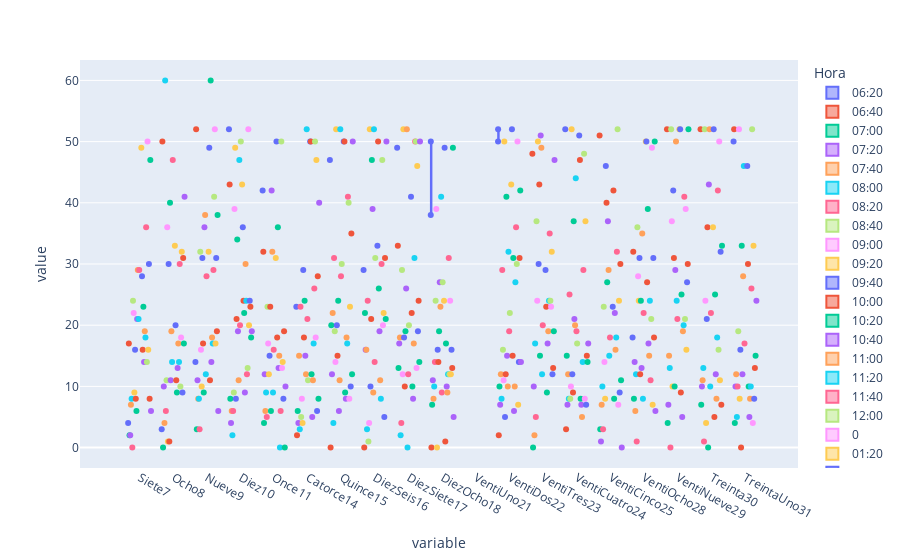

Notebook cell for this chart:
### Code cell
fig1.show()

### Figure 1 — Plotly figure (JSON) as saved in the notebook; plotly's stock layout.template omitted (floating-point values rounded to 4 significant figures)
{"data": [{"alignmentgroup": "True", "boxpoints": "all", "hovertemplate": "Hora=06:20<br>variable=%{x}<br>value=%{y}<extra></extra>", "legendgroup": "06:20", "marker": {"color": "#636efa"}, "name": "06:20", "notched": false, "offsetgroup": "06:20", "orientation": "v", "showlegend": true, "type": "box", "x": ["Siete7", "Siete7", "Ocho8", "Ocho8", "Nueve9", "Nueve9", "Diez10", "Diez10", "Once11", "Once11", "Catorce14", "Catorce14", "Quince15", "Quince15", "DiezSeis16", "DiezSeis16", "DiezSiete17", "DiezSiete17", "DiezOcho18", "DiezOcho18", "VentiUno21", "VentiUno21", "VentiDos22", "VentiDos22", "VentiTres23", "VentiTres23", "VentiCuatro24", "VentiCuatro24", "VentiCinco25", "VentiCinco25", "VentiOcho28", "VentiOcho28", "VentiNueve29", "VentiNueve29", "Treinta30", "Treinta30", "TreintaUno31", "TreintaUno31"], "x0": " ", "xaxis": "x", "y": [null, 4, null, 3, null, 14, null, 52, null, 42, 23, null, 47, null, 29, null, 49, null, 38, 50, null, null, 52, 50, null, null, 52, null, null, null, null, 18, null, null, null, null, null, 50], "y0": " ", "yaxis": "y"}, {"alignmentgroup": "True", "boxpoints": "all", "hovertemplate": "Hora=06:40<br>variable=%{x}<br>value=%{y}<extra></extra>", "legendgroup": "06:40", "marker": {"color": "#EF553B"}, "name": "06:40", "notched": false, "offsetgroup": "06:40", "orientation": "v", "showlegend": true, "type": "box", "x": ["Siete7", "Siete7", "Ocho8", "Ocho8", "Nueve9", "Nueve9", "Diez10", "Diez10", "Once11", "Once11", "Catorce14", "Catorce14", "Quince15", "Quince15", "DiezSeis16", "DiezSeis16", "DiezSiete17", "DiezSiete17", "DiezOcho18", "DiezOcho18", "VentiUno21", "VentiUno21", "VentiDos22", "VentiDos22", "VentiTres23", "VentiTres23", "VentiCuatro24", "VentiCuatro24", "VentiCinco25", "VentiCinco25", "VentiOcho28", "VentiOcho28", "VentiNueve29", "VentiNueve29", "Treinta30", "Treinta30", "TreintaUno31", "TreintaUno31"], "x0": " ", "xaxis": "x", "y": [17, null, 50, null, 52, null, 43, null, 32, null, 2, null, 0, null, 0, null, 33, null, 0, null, null, null, 2, null, 48, null, 3, null, 51, null, 32, null, 52, null, 52, null, 52, null], "y0": " ", "yaxis": "y"}, {"alignmentgroup": "True", "boxpoints": "all", "hovertemplate": "Hora=07:00<br>variable=%{x}<br>value=%{y}<extra></extra>", "legendgroup": "07:00", "marker": {"color": "#00cc96"}, "name": "07:00", "notched": false, "offsetgroup": "07:00", "orientation": "v", "showlegend": true, "type": "box", "x": ["Siete7", "Ocho8", "Nueve9", "Diez10", "Once11", "Catorce14", "Quince15", "DiezSeis16", "DiezSiete17", "DiezOcho18", "VentiUno21", "VentiDos22", "VentiTres23", "VentiCuatro24", "VentiCinco25", "VentiOcho28", "VentiNueve29", "Treinta30", "TreintaUno31"], "x0": " ", "xaxis": "x", "y": [2, 0, 3, 8, 4, 6, 20, 22, 13, 7, null, 10, 0, 15, 3, 8, 4, 7, 4], "y0": " ", "yaxis": "y"}, {"alignmentgroup": "True", "boxpoints": "all", "hovertemplate": "Hora=07:20<br>variable=%{x}<br>value=%{y}<extra></extra>", "legendgroup": "07:20", "marker": {"color": "#ab63fa"}, "name": "07:20", "notched": false, "offsetgroup": "07:20", "orientation": "v", "showlegend": true, "type": "box", "x": ["Siete7", "Ocho8", "Nueve9", "Diez10", "Once11", "Catorce14", "Quince15", "DiezSeis16", "DiezSiete17", "DiezOcho18", "VentiUno21", "VentiDos22", "VentiTres23", "VentiCuatro24", "VentiCinco25", "VentiOcho28", "VentiNueve29", "Treinta30", "TreintaUno31"], "x0": " ", "xaxis": "x", "y": [2, 10, 11, 4, 12, 4, 12, 16, 17, 11, null, 7, 10, 7, 1, 14, 7, 10, 10], "y0": " ", "yaxis": "y"}, {"alignmentgroup": "True", "boxpoints": "all", "hovertemplate": "Hora=07:40<br>variable=%{x}<br>value=%{y}<extra></extra>", "legendgroup": "07:40", "marker": {"color": "#FFA15A"}, "name": "07:40", "notched": false, "offsetgroup": "07:40", "orientation": "v", "showlegend": true, "type": "box", "x": ["Siete7", "Ocho8", "Nueve9", "Diez10", "Once11", "Catorce14", "Quince15", "DiezSeis16", "DiezSiete17", "DiezOcho18", "VentiUno21", "VentiDos22", "VentiTres23", "VentiCuatro24", "VentiCinco25", "VentiOcho28", "VentiNueve29", "Treinta30", "TreintaUno31"], "x0": " ", "xaxis": "x", "y": [7, 4, 8, 6, 6, 15, 22, 16, 18, 8, null, 12, 2, 12, 7, 6, 15, 11, 12], "y0": " ", "yaxis": "y"}, {"alignmentgroup": "True", "boxpoints": "all", "hovertemplate": "Hora=08:00<br>variable=%{x}<br>value=%{y}<extra></extra>", "legendgroup": "08:00", "marker": {"color": "#19d3f3"}, "name": "08:00", "notched": false, "offsetgroup": "08:00", "orientation": "v", "showlegend": true, "type": "box", "x": ["Siete7", "Ocho8", "Nueve9", "Diez10", "Once11", "Catorce14", "Quince15", "DiezSeis16", "DiezSiete17", "DiezOcho18", "VentiUno21", "VentiDos22", "VentiTres23", "VentiCuatro24", "VentiCinco25", "VentiOcho28", "VentiNueve29", "Treinta30", "TreintaUno31"], "x0": " ", "xaxis": "x", "y": [8, 60, 8, 2, 9, 3, 4, 3, 2, 10, null, 8, 17, 8, 10, 12, 13, 13, 5], "y0": " ", "yaxis": "y"}, {"alignmentgroup": "True", "boxpoints": "all", "hovertemplate": "Hora=08:20<br>variable=%{x}<br>value=%{y}<extra></extra>", "legendgroup": "08:20", "marker": {"color": "#FF6692"}, "name": "08:20", "notched": false, "offsetgroup": "08:20", "orientation": "v", "showlegend": true, "type": "box", "x": ["Siete7", "Ocho8", "Nueve9", "Diez10", "Once11", "Catorce14", "Quince15", "DiezSeis16", "DiezSiete17", "DiezOcho18", "VentiUno21", "VentiDos22", "VentiTres23", "VentiCuatro24", "VentiCinco25", "VentiOcho28", "VentiNueve29", "Treinta30", "TreintaUno31"], "x0": " ", "xaxis": "x", "y": [0, 6, 3, 6, 5, 23, 31, 24, 4, 14, null, 29, 5, 25, 3, 1, 0, 1, 10], "y0": " ", "yaxis": "y"}, {"alignmentgroup": "True", "boxpoints": "all", "hovertemplate": "Hora=08:40<br>variable=%{x}<br>value=%{y}<extra></extra>", "legendgroup": "08:40", "marker": {"color": "#B6E880"}, "name": "08:40", "notched": false, "offsetgroup": "08:40", "orientation": "v", "showlegend": true, "type": "box", "x": ["Siete7", "Ocho8", "Nueve9", "Diez10", "Once11", "Catorce14", "Quince15", "DiezSeis16", "DiezSiete17", "DiezOcho18", "VentiUno21", "VentiDos22", "VentiTres23", "VentiCuatro24", "VentiCinco25", "VentiOcho28", "VentiNueve29", "Treinta30", "TreintaUno31"], "x0": " ", "xaxis": "x", "y": [24, 11, 32, 9, 23, 5, 19, 1, 29, 24, null, 16, 37, 8, 23, 36, 52, 52, 19], "y0": " ", "yaxis": "y"}, {"alignmentgroup": "True", "boxpoints": "all", "hovertemplate": "Hora=09:00<br>variable=%{x}<br>value=%{y}<extra></extra>", "legendgroup": "09:00", "marker": {"color": "#FF97FF"}, "name": "09:00", "notched": false, "offsetgroup": "09:00", "orientation": "v", "showlegend": true, "type": "box", "x": ["Siete7", "Ocho8", "Nueve9", "Diez10", "Once11", "Catorce14", "Quince15", "DiezSeis16", "DiezSiete17", "DiezOcho18", "VentiUno21", "VentiDos22", "VentiTres23", "VentiCuatro24", "VentiCinco25", "VentiOcho28", "VentiNueve29", "Treinta30", "TreintaUno31"], "x0": " ", "xaxis": "x", "y": [22, 36, 16, 39, 17, 8, 14, 4, 12, 39, null, 11, 24, 10, 14, 28, 37, 24, 52], "y0": " ", "yaxis": "y"}, {"alignmentgroup": "True", "boxpoints": "all", "hovertemplate": "Hora=09:20<br>variable=%{x}<br>value=%{y}<extra></extra>", "legendgroup": "09:20", "marker": {"color": "#FECB52"}, "name": "09:20", "notched": false, "offsetgroup": "09:20", "orientation": "v", "showlegend": true, "type": "box", "x": ["Siete7", "Ocho8", "Nueve9", "Diez10", "Once11", "Catorce14", "Quince15", "DiezSeis16", "DiezSiete17", "DiezOcho18", "VentiUno21", "VentiDos22", "VentiTres23", "VentiCuatro24", "VentiCinco25", "VentiOcho28", "VentiNueve29", "Treinta30", "TreintaUno31"], "x0": " ", "xaxis": "x", "y": [9, 1, 10, 49, 12, 4, 52, 52, 52, 0, null, 50, 50, 52, 8, 24, 10, 4, 8], "y0": " ", "yaxis": "y"}, {"alignmentgroup": "True", "boxpoints": "all", "hovertemplate": "Hora=09:40<br>variable=%{x}<br>value=%{y}<extra></extra>", "legendgroup": "09:40", "marker": {"color": "#636efa"}, "name": "09:40", "notched": false, "offsetgroup": "09:40", "orientation": "v", "showlegend": true, "type": "box", "x": ["Siete7", "Ocho8", "Nueve9", "Diez10", "Once11", "Catorce14", "Quince15", "DiezSeis16", "DiezSiete17", "DiezOcho18", "VentiUno21", "VentiDos22", "VentiTres23", "VentiCuatro24", "VentiCinco25", "VentiOcho28", "VentiNueve29", "Treinta30", "TreintaUno31"], "x0": " ", "xaxis": "x", "y": [16, 30, 31, 8, 15, 29, 20, 10, 18, 16, null, 5, 30, 12, 46, 31, 42, 21, 16], "y0": " ", "yaxis": "y"}, {"alignmentgroup": "True", "boxpoints": "all", "hovertemplate": "Hora=10:00<br>variable=%{x}<br>value=%{y}<extra></extra>", "legendgroup": "10:00", "marker": {"color": "#EF553B"}, "name": "10:00", "notched": false, "offsetgroup": "10:00", "orientation": "v", "showlegend": true, "type": "box", "x": ["Siete7", "Ocho8", "Nueve9", "Diez10", "Once11", "Catorce14", "Quince15", "DiezSeis16", "DiezSiete17", "DiezOcho18", "VentiUno21", "VentiDos22", "VentiTres23", "VentiCuatro24", "VentiCinco25", "VentiOcho28", "VentiNueve29", "Treinta30", "TreintaUno31"], "x0": " ", "xaxis": "x", "y": [8, 1, 17, 21, 23, 18, 15, 21, 10, 14, null, 12, 43, 9, 40, 12, 31, 36, 0], "y0": " ", "yaxis": "y"}, {"alignmentgroup": "True", "boxpoints": "all", "hovertemplate": "Hora=10:20<br>variable=%{x}<br>value=%{y}<extra></extra>", "legendgroup": "10:20", "marker": {"color": "#00cc96"}, "name": "10:20", "notched": false, "offsetgroup": "10:20", "orientation": "v", "showlegend": true, "type": "box", "x": ["Siete7", "Ocho8", "Nueve9", "Diez10", "Once11", "Catorce14", "Quince15", "DiezSeis16", "DiezSiete17", "DiezOcho18", "VentiUno21", "VentiDos22", "VentiTres23", "VentiCuatro24", "VentiCinco25", "VentiOcho28", "VentiNueve29", "Treinta30", "TreintaUno31"], "x0": " ", "xaxis": "x", "y": [6, 40, 9, 34, 6, 24, 24, 47, 19, 19, null, 41, 15, 37, 27, 24, 10, 0, 33], "y0": " ", "yaxis": "y"}, {"alignmentgroup": "True", "boxpoints": "all", "hovertemplate": "Hora=10:40<br>variable=%{x}<br>value=%{y}<extra></extra>", "legendgroup": "10:40", "marker": {"color": "#ab63fa"}, "name": "10:40", "notched": false, "offsetgroup": "10:40", "orientation": "v", "showlegend": true, "type": "box", "x": ["Siete7", "Ocho8", "Nueve9", "Diez10", "Once11", "Catorce14", "Quince15", "DiezSeis16", "DiezSiete17", "DiezOcho18", "VentiUno21", "VentiDos22", "VentiTres23", "VentiCuatro24", "VentiCinco25", "VentiOcho28", "VentiNueve29", "Treinta30", "TreintaUno31"], "x0": " ", "xaxis": "x", "y": [21, 11, 36, 19, 42, 15, 6, 39, 26, 27, null, 15, 51, 21, 37, 13, 29, 43, 12], "y0": " ", "yaxis": "y"}, {"alignmentgroup": "True", "boxpoints": "all", "hovertemplate": "Hora=11:00<br>variable=%{x}<br>value=%{y}<extra></extra>", "legendgroup": "11:00", "marker": {"color": "#FFA15A"}, "name": "11:00", "notched": false, "offsetgroup": "11:00", "orientation": "v", "showlegend": true, "type": "box", "x": ["Siete7", "Ocho8", "Nueve9", "Diez10", "Once11", "Catorce14", "Quince15", "DiezSeis16", "DiezSiete17", "DiezOcho18", "VentiUno21", "VentiDos22", "VentiTres23", "VentiCuatro24", "VentiCinco25", "VentiOcho28", "VentiNueve29", "Treinta30", "TreintaUno31"], "x0": " ", "xaxis": "x", "y": [29, 19, 38, 11, 32, 12, 11, 9, 52, 23, null, 10, 49, 20, 29, 35, 50, 52, 28], "y0": " ", "yaxis": "y"}, {"alignmentgroup": "True", "boxpoints": "all", "hovertemplate": "Hora=11:20<br>variable=%{x}<br>value=%{y}<extra></extra>", "legendgroup": "11:20", "marker": {"color": "#19d3f3"}, "name": "11:20", "notched": false, "offsetgroup": "11:20", "orientation": "v", "showlegend": true, "type": "box", "x": ["Siete7", "Ocho8", "Nueve9", "Diez10", "Once11", "Catorce14", "Quince15", "DiezSeis16", "DiezSiete17", "DiezOcho18", "VentiUno21", "VentiDos22", "VentiTres23", "VentiCuatro24", "VentiCinco25", "VentiOcho28", "VentiNueve29", "Treinta30", "TreintaUno31"], "x0": " ", "xaxis": "x", "y": [21, 14, 12, 47, 9, 52, 52, 52, 0, 41, null, 32, 12, 44, 15, 8, 24, 10, 46], "y0": " ", "yaxis": "y"}, {"alignmentgroup": "True", "boxpoints": "all", "hovertemplate": "Hora=11:40<br>variable=%{x}<br>value=%{y}<extra></extra>", "legendgroup": "11:40", "marker": {"color": "#FF6692"}, "name": "11:40", "notched": false, "offsetgroup": "11:40", "orientation": "v", "showlegend": true, "type": "box", "x": ["Siete7", "Ocho8", "Nueve9", "Diez10", "Once11", "Catorce14", "Quince15", "DiezSeis16", "DiezSiete17", "DiezOcho18", "VentiUno21", "VentiDos22", "VentiTres23", "VentiCuatro24", "VentiCinco25", "VentiOcho28", "VentiNueve29", "Treinta30", "TreintaUno31"], "x0": " ", "xaxis": "x", "y": [29, 47, 28, 20, 16, 21, 28, 14, 12, 9, null, 19, 20, 19, 18, 22, 21, 22, 17], "y0": " ", "yaxis": "y"}, {"alignmentgroup": "True", "boxpoints": "all", "hovertemplate": "Hora=12:00<br>variable=%{x}<br>value=%{y}<extra></extra>", "legendgroup": "12:00", "marker": {"color": "#B6E880"}, "name": "12:00", "notched": false, "offsetgroup": "12:00", "orientation": "v", "showlegend": true, "type": "box", "x": ["Siete7", "Ocho8", "Nueve9", "Diez10", "Once11", "Catorce14", "Quince15", "DiezSeis16", "DiezSiete17", "DiezOcho18", "VentiUno21", "VentiDos22", "VentiTres23", "VentiCuatro24", "VentiCinco25", "VentiOcho28", "VentiNueve29", "Treinta30", "TreintaUno31"], "x0": " ", "xaxis": "x", "y": [null, null, null, 50, null, 11, 30, 31, 20, 27, null, 22, null, 17, null, null, null, null, null], "y0": " ", "yaxis": "y"}, {"alignmentgroup": "True", "boxpoints": "all", "hovertemplate": "Hora=0<br>variable=%{x}<br>value=%{y}<extra></extra>", "legendgroup": "0", "marker": {"color": "#FF97FF"}, "name": "0", "notched": false, "offsetgroup": "0", "orientation": "v", "showlegend": true, "type": "box", "x": ["Siete7", "Ocho8", "Nueve9", "Diez10", "Once11", "Catorce14", "Quince15", "DiezSeis16", "DiezSiete17", "DiezOcho18", "VentiUno21", "VentiDos22", "VentiTres23", "VentiCuatro24", "VentiCinco25", "VentiOcho28", "VentiNueve29", "Treinta30", "TreintaUno31"], "x0": " ", "xaxis": "x", "y": [null, null, null, null, null, null, null, null, null, null, null, null, null, null, null, null, null, null, null], "y0": " ", "yaxis": "y"}, {"alignmentgroup": "True", "boxpoints": "all", "hovertemplate": "Hora=01:20<br>variable=%{x}<br>value=%{y}<extra></extra>", "legendgroup": "01:20", "marker": {"color": "#FECB52"}, "name": "01:20", "notched": false, "offsetgroup": "01:20", "orientation": "v", "showlegend": true, "type": "box", "x": ["Siete7", "Ocho8", "Nueve9", "Diez10", "Once11", "Catorce14", "Quince15", "DiezSeis16", "DiezSiete17", "DiezOcho18", "VentiUno21", "VentiDos22", "VentiTres23", "VentiCuatro24", "VentiCinco25", "VentiOcho28", "VentiNueve29", "Treinta30", "TreintaUno31"], "x0": " ", "xaxis": "x", "y": [49, 33, 32, 43, 31, null, null, null, null, 24, null, 43, null, null, null, 50, 52, 36, null], "y0": " ", "yaxis": "y"}, {"alignmentgroup": "True", "boxpoints": "all", "hovertemplate": "Hora=01:40<br>variable=%{x}<br>value=%{y}<extra></extra>", "legendgroup": "01:40", "marker": {"color": "#636efa"}, "name": "01:40", "notched": false, "offsetgroup": "01:40", "orientation": "v", "showlegend": true, "type": "box", "x": ["Siete7", "Ocho8", "Nueve9", "Diez10", "Once11", "Catorce14", "Quince15", "DiezSeis16", "DiezSiete17", "DiezOcho18", "VentiUno21", "VentiDos22", "VentiTres23", "VentiCuatro24", "VentiCinco25", "VentiOcho28", "VentiNueve29", "Treinta30", "TreintaUno31"], "x0": " ", "xaxis": "x", "y": [28, 20, 49, 36, 50, 50, 50, 33, 41, 49, null, 52, 29, 51, 23, 50, 52, 52, 46], "y0": " ", "yaxis": "y"}, {"alignmentgroup": "True", "boxpoints": "all", "hovertemplate": "Hora=02:00<br>variable=%{x}<br>value=%{y}<extra></extra>", "legendgroup": "02:00", "marker": {"color": "#EF553B"}, "name": "02:00", "notched": false, "offsetgroup": "02:00", "orientation": "v", "showlegend": true, "type": "box", "x": ["Siete7", "Ocho8", "Nueve9", "Diez10", "Once11", "Catorce14", "Quince15", "DiezSeis16", "DiezSiete17", "DiezOcho18", "VentiUno21", "VentiDos22", "VentiTres23", "VentiCuatro24", "VentiCinco25", "VentiOcho28", "VentiNueve29", "Treinta30", "TreintaUno31"], "x0": " ", "xaxis": "x", "y": [16, 11, 11, 24, 18, 50, 50, 50, 22, 1, null, 15, 23, 47, 42, 27, 9, 5, 30], "y0": " ", "yaxis": "y"}, {"alignmentgroup": "True", "boxpoints": "all", "hovertemplate": "Hora=02:20<br>variable=%{x}<br>value=%{y}<extra></extra>", "legendgroup": "02:20", "marker": {"color": "#00cc96"}, "name": "02:20", "notched": false, "offsetgroup": "02:20", "orientation": "v", "showlegend": true, "type": "box", "x": ["Siete7", "Ocho8", "Nueve9", "Diez10", "Once11", "Catorce14", "Quince15", "DiezSeis16", "DiezSiete17", "DiezOcho18", "VentiUno21", "VentiDos22", "VentiTres23", "VentiCuatro24", "VentiCinco25", "VentiOcho28", "VentiNueve29", "Treinta30", "TreintaUno31"], "x0": " ", "xaxis": "x", "y": [23, 9, 60, 22, 36, 12, 9, 26, 10, 17, null, 31, 9, 8, 8, 39, 25, 25, 10], "y0": " ", "yaxis": "y"}, {"alignmentgroup": "True", "boxpoints": "all", "hovertemplate": "Hora=02:40<br>variable=%{x}<br>value=%{y}<extra></extra>", "legendgroup": "02:40", "marker": {"color": "#ab63fa"}, "name": "02:40", "notched": false, "offsetgroup": "02:40", "orientation": "v", "showlegend": true, "type": "box", "x": ["Siete7", "Ocho8", "Nueve9", "Diez10", "Once11", "Catorce14", "Quince15", "DiezSeis16", "DiezSiete17", "DiezOcho18", "VentiUno21", "VentiDos22", "VentiTres23", "VentiCuatro24", "VentiCinco25", "VentiOcho28", "VentiNueve29", "Treinta30", "TreintaUno31"], "x0": " ", "xaxis": "x", "y": [14, 13, 14, 9, 13, 5, 8, 19, 8, 10, null, 6, 17, 7, 22, 17, 5, 12, 5], "y0": " ", "yaxis": "y"}, {"alignmentgroup": "True", "boxpoints": "all", "hovertemplate": "Hora=03:00<br>variable=%{x}<br>value=%{y}<extra></extra>", "legendgroup": "03:00", "marker": {"color": "#FFA15A"}, "name": "03:00", "notched": false, "offsetgroup": "03:00", "orientation": "v", "showlegend": true, "type": "box", "x": ["Siete7", "Ocho8", "Nueve9", "Diez10", "Once11", "Catorce14", "Quince15", "DiezSeis16", "DiezSiete17", "DiezOcho18", "VentiUno21", "VentiDos22", "VentiTres23", "VentiCuatro24", "VentiCinco25", "VentiOcho28", "VentiNueve29", "Treinta30", "TreintaUno31"], "x0": " ", "xaxis": "x", "y": [19, 17, 18, 30, 15, 11, 18, 11, 17, 9, null, 10, 19, 5, 16, 15, 19, 8, 8], "y0": " ", "yaxis": "y"}, {"alignmentgroup": "True", "boxpoints": "all", "hovertemplate": "Hora=03:20<br>variable=%{x}<br>value=%{y}<extra></extra>", "legendgroup": "03:20", "marker": {"color": "#19d3f3"}, "name": "03:20", "notched": false, "offsetgroup": "03:20", "orientation": "v", "showlegend": true, "type": "box", "x": ["Siete7", "Ocho8", "Nueve9", "Diez10", "Once11", "Catorce14", "Quince15", "DiezSeis16", "DiezSiete17", "DiezOcho18", "VentiUno21", "VentiDos22", "VentiTres23", "VentiCuatro24", "VentiCinco25", "VentiOcho28", "VentiNueve29", "Treinta30", "TreintaUno31"], "x0": " ", "xaxis": "x", "y": [18, 14, 17, 24, 0, 17, 17, 8, 31, 12, null, 27, 24, 14, 18, 24, 20, 18, 10], "y0": " ", "yaxis": "y"}, {"alignmentgroup": "True", "boxpoints": "all", "hovertemplate": "Hora=03:40<br>variable=%{x}<br>value=%{y}<extra></extra>", "legendgroup": "03:40", "marker": {"color": "#FF6692"}, "name": "03:40", "notched": false, "offsetgroup": "03:40", "orientation": "v", "showlegend": true, "type": "box", "x": ["Siete7", "Ocho8", "Nueve9", "Diez10", "Once11", "Catorce14", "Quince15", "DiezSeis16", "DiezSiete17", "DiezOcho18", "VentiUno21", "VentiDos22", "VentiTres23", "VentiCuatro24", "VentiCinco25", "VentiOcho28", "VentiNueve29", "Treinta30", "TreintaUno31"], "x0": " ", "xaxis": "x", "y": [36, 30, 29, 12, 6, 26, 41, 30, 50, 31, null, 36, 35, 29, 32, 11, 41, 42, 26], "y0": " ", "yaxis": "y"}, {"alignmentgroup": "True", "boxpoints": "all", "hovertemplate": "Hora=04:00<br>variable=%{x}<br>value=%{y}<extra></extra>", "legendgroup": "04:00", "marker": {"color": "#B6E880"}, "name": "04:00", "notched": false, "offsetgroup": "04:00", "orientation": "v", "showlegend": true, "type": "box", "x": ["Siete7", "Ocho8", "Nueve9", "Diez10", "Once11", "Catorce14", "Quince15", "DiezSeis16", "DiezSiete17", "DiezOcho18", "VentiUno21", "VentiDos22", "VentiTres23", "VentiCuatro24", "VentiCinco25", "VentiOcho28", "VentiNueve29", "Treinta30", "TreintaUno31"], "x0": " ", "xaxis": "x", "y": [14, 10, 41, 13, 50, 50, 40, 47, 50, 12, null, 30, 24, 48, 52, 21, 21, 16, 52], "y0": " ", "yaxis": "y"}, {"alignmentgroup": "True", "boxpoints": "all", "hovertemplate": "Hora=04:20<br>variable=%{x}<br>value=%{y}<extra></extra>", "legendgroup": "04:20", "marker": {"color": "#FF97FF"}, "name": "04:20", "notched": false, "offsetgroup": "04:20", "orientation": "v", "showlegend": true, "type": "box", "x": ["Siete7", "Ocho8", "Nueve9", "Diez10", "Once11", "Catorce14", "Quince15", "DiezSeis16", "DiezSiete17", "DiezOcho18", "VentiUno21", "VentiDos22", "VentiTres23", "VentiCuatro24", "VentiCinco25", "VentiOcho28", "VentiNueve29", "Treinta30", "TreintaUno31"], "x0": " ", "xaxis": "x", "y": [50, 18, 52, 52, 13, 18, 8, 20, 13, 24, null, 50, 23, 8, 7, 49, 39, 50, 4], "y0": " ", "yaxis": "y"}, {"alignmentgroup": "True", "boxpoints": "all", "hovertemplate": "Hora=04:40<br>variable=%{x}<br>value=%{y}<extra></extra>", "legendgroup": "04:40", "marker": {"color": "#FECB52"}, "name": "04:40", "notched": false, "offsetgroup": "04:40", "orientation": "v", "showlegend": true, "type": "box", "x": ["Siete7", "Ocho8", "Nueve9", "Diez10", "Once11", "Catorce14", "Quince15", "DiezSeis16", "DiezSiete17", "DiezOcho18", "VentiUno21", "VentiDos22", "VentiTres23", "VentiCuatro24", "VentiCinco25", "VentiOcho28", "VentiNueve29", "Treinta30", "TreintaUno31"], "x0": " ", "xaxis": "x", "y": [16, 32, 17, 20, 14, 47, 23, 22, 46, 12, null, 7, 32, 37, 24, 7, 16, 11, 33], "y0": " ", "yaxis": "y"}, {"alignmentgroup": "True", "boxpoints": "all", "hovertemplate": "Hora=05:00<br>variable=%{x}<br>value=%{y}<extra></extra>", "legendgroup": "05:00", "marker": {"color": "#636efa"}, "name": "05:00", "notched": false, "offsetgroup": "05:00", "orientation": "v", "showlegend": true, "type": "box", "x": ["Siete7", "Ocho8", "Nueve9", "Diez10", "Once11", "Catorce14", "Quince15", "DiezSeis16", "DiezSiete17", "DiezOcho18", "VentiUno21", "VentiDos22", "VentiTres23", "VentiCuatro24", "VentiCinco25", "VentiOcho28", "VentiNueve29", "Treinta30", "TreintaUno31"], "x0": " ", "xaxis": "x", "y": [30, 9, 31, 24, 8, 6, 10, 5, 19, 16, null, 14, 12, 7, 9, 31, 27, 32, 8], "y0": " ", "yaxis": "y"}, {"alignmentgroup": "True", "boxpoints": "all", "hovertemplate": "Hora=05:20<br>variable=%{x}<br>value=%{y}<extra></extra>", "legendgroup": "05:20", "marker": {"color": "#EF553B"}, "name": "05:20", "notched": false, "offsetgroup": "05:20", "orientation": "v", "showlegend": true, "type": "box", "x": ["Siete7", "Ocho8", "Nueve9", "Diez10", "Once11", "Catorce14", "Quince15", "DiezSeis16", "DiezSiete17", "DiezOcho18", "VentiUno21", "VentiDos22", "VentiTres23", "VentiCuatro24", "VentiCinco25", "VentiOcho28", "VentiNueve29", "Treinta30", "TreintaUno31"], "x0": " ", "xaxis": "x", "y": [8, 31, 19, 23, 19, 28, 35, 31, 24, 13, null, 31, 13, 15, 30, 18, 30, 7, 13], "y0": " ", "yaxis": "y"}, {"alignmentgroup": "True", "boxpoints": "all", "hovertemplate": "Hora=05:40<br>variable=%{x}<br>value=%{y}<extra></extra>", "legendgroup": "05:40", "marker": {"color": "#00cc96"}, "name": "05:40", "notched": false, "offsetgroup": "05:40", "orientation": "v", "showlegend": true, "type": "box", "x": ["Siete7", "Ocho8", "Nueve9", "Diez10", "Once11", "Catorce14", "Quince15", "DiezSeis16", "DiezSiete17", "DiezOcho18", "VentiUno21", "VentiDos22", "VentiTres23", "VentiCuatro24", "VentiCinco25", "VentiOcho28", "VentiNueve29", "Treinta30", "TreintaUno31"], "x0": " ", "xaxis": "x", "y": [47, 17, 38, 18, 0, 8, 12, 21, 14, 49, null, 42, 19, 14, 11, 50, 52, 33, 15], "y0": " ", "yaxis": "y"}, {"alignmentgroup": "True", "boxpoints": "all", "hovertemplate": "Hora=06:00<br>variable=%{x}<br>value=%{y}<extra></extra>", "legendgroup": "06:00", "marker": {"color": "#ab63fa"}, "name": "06:00", "notched": false, "offsetgroup": "06:00", "orientation": "v", "showlegend": true, "type": "box", "x": ["Siete7", "Ocho8", "Nueve9", "Diez10", "Once11", "Catorce14", "Quince15", "DiezSeis16", "DiezSiete17", "DiezOcho18", "VentiUno21", "VentiDos22", "VentiTres23", "VentiCuatro24", "VentiCinco25", "VentiOcho28", "VentiNueve29", "Treinta30", "TreintaUno31"], "x0": " ", "xaxis": "x", "y": [6, 41, 6, 19, 10, 40, 50, 50, 50, 5, null, 14, 47, 17, 0, 6, null, null, 24], "y0": " ", "yaxis": "y"}], "layout": {"boxmode": "group", "legend": {"title": {"text": "Hora"}, "tracegroupgap": 0}, "margin": {"t": 60}, "xaxis": {"anchor": "y", "domain": [0, 1], "title": {"text": "variable"}}, "yaxis": {"anchor": "x", "domain": [0, 1], "title": {"text": "value"}}}}
